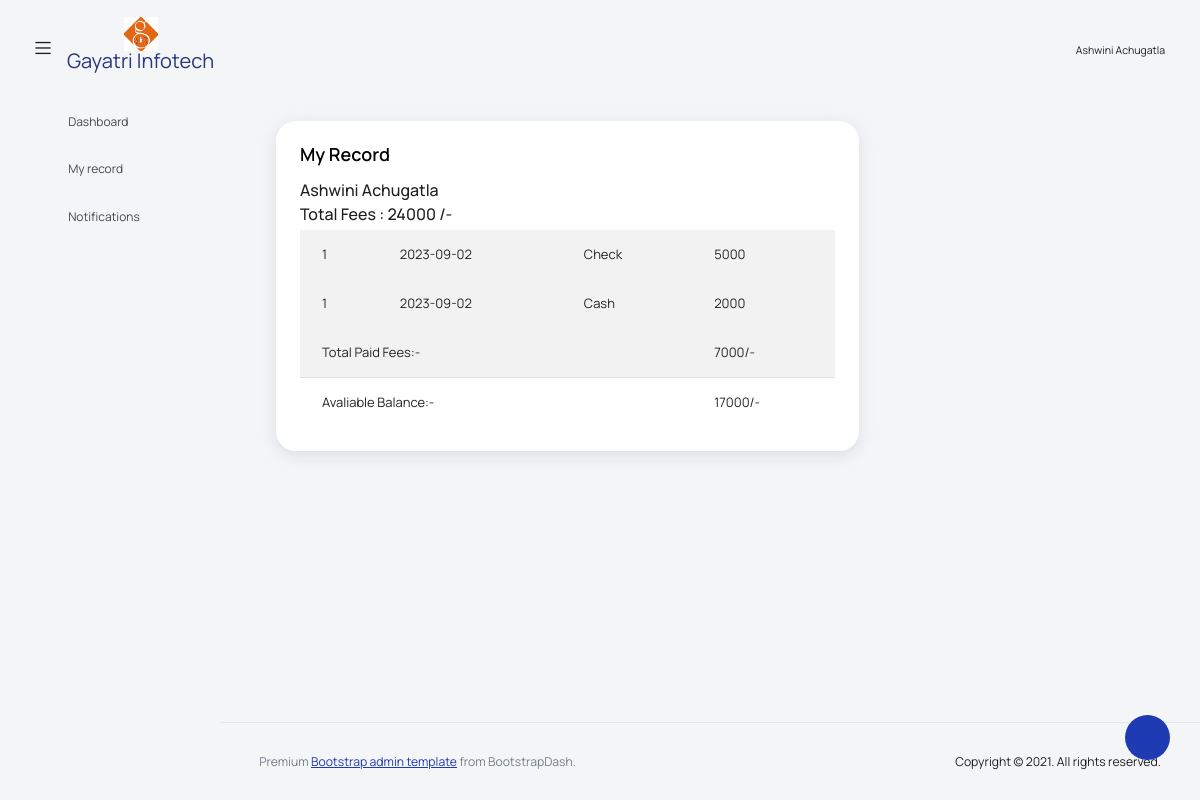
The app's page /frontend/template/pages/tables/feesdetail.php?sid=1 (signed in) with its own data.
### tables this page shows
CREATE TABLE `register` (
  `id` int(11) NOT NULL,
  `name` varchar(256) NOT NULL,
  `mobileno` bigint(10) NOT NULL,
  `email` varchar(256) NOT NULL,
  `image` varchar(255) NOT NULL,
  `password` varchar(256) NOT NULL,
  `conformpassword` varchar(256) NOT NULL,
  `coursename` varchar(256) NOT NULL
);

CREATE TABLE `feestable` (
  `id` int(11) NOT NULL,
  `sid` int(11) NOT NULL,
  `fees` int(11) NOT NULL,
  `date` date NOT NULL,
  `payment` varchar(255) NOT NULL
);

### frontend/template/pages/tables/feesdetail.php (the view, shortened to what this page needs)
<?php
$id=$_GET['sid'];
$con = mysqli_connect("localhost","root","","project");
$total = "select sum(fees) from studentdetails where sid = $id";
$totalres = mysqli_query($con,$total);
$row = mysqli_fetch_row($totalres);
$totalfees = $row[0];
$paidquery = "select sum(fees) from feestable where sid = $id";
$paidres = mysqli_query($con,$paidquery);
$paidrow = mysqli_fetch_row($paidres);
$paidfees = $paidrow[0];
$av = $totalfees - $paidfees;
?>
<!DOCTYPE html>
<html lang="en">
<head>
  <link rel="stylesheet" href="../../vendors/feather/feather.css">
  <link rel="stylesheet" href="../../vendors/mdi/css/materialdesignicons.min.css">
  <link rel="stylesheet" href="../../vendors/ti-icons/css/themify-icons.css">
  <link rel="stylesheet" href="../../vendors/typicons/typicons.css">
  <link rel="stylesheet" href="../../vendors/simple-line-icons/css/simple-line-icons.css">
  <link rel="stylesheet" href="../../vendors/css/vendor.bundle.base.css">
  <link rel="stylesheet" href="../../css/vertical-layout-light/style.css">
</head>
<body>
  <div class="container-scroller">
    <?php
      include("../../header.php");
    ?>
    <div class="container-fluid page-body-wrapper">
      <div class="theme-setting-wrapper">
        <div id="settings-trigger"><i class="ti-settings"></i></div>
      </div>
      <?php
        include("../../nav.php");
      ?>
      <div class="main-panel">
        <div class="content-wrapper">
          <div class="row">
            <?php
              $sql1="select name from register where id=$id";
              $res1=mysqli_query($con,$sql1);
              $rw1=mysqli_fetch_row($res1);
              $name=$rw1[0];
            ?>
            <div class="col-lg-8 grid-margin stretch-card">
              <div class="card">
                <div class="card-body">
                  <h4 class="card-title"> My Record</h4>
                  <div><h5><?php echo $name;?></h5></div>
                  <h5>Total Fees : <?php echo $totalfees;?> /- </h5>
                  <div class="table-responsive">
                    <table class="table table-striped">
                    <?php
                        $sql="select * from feestable where sid=$id";
                        $res=mysqli_query($con,$sql);
                        $totalpaid=0;
                        $total=0;
                        while($rw=mysqli_fetch_row($res))
                        {
                          $total += $totalpaid + $rw[2];
                    ?>
                      <tbody>
                        <tr>
                          <td>
                            <?php echo $rw[1];?>
                          </td>
                          <td>
                            <?php echo $rw[3];?>
                          </td>
                          <td>
                            <?php echo $rw[4];?>
                          </td>
                          <td>
                            <?php echo $rw[2];?>
                          </td>
                        </tr>
                      </tbody>
                      <?php
                          }
                      ?>
                        <tr>
                          <td colspan='3'>
                            Total Paid Fees:-
                          </td>
                          <td>
                            <?php echo $total;?>/-
                          </td>
                        </tr>
                        <tr>
                          <td colspan='3'>
                            Avaliable Balance:-
                          </td>
                          <td>
                            <?php echo $av;?>/-
                          </td>
                        </tr>
                    </table>
                    </div>
                </div>
              </div>
            </div>
          </div>
        </div>
        <?php
          include("../../footer.php");
        ?>
      </div>
    </div>
  </div>
</body>
</html>

### frontend/template/header.php (shortened to what this page needs)
<nav class="navbar default-layout col-lg-12 col-12 p-0 fixed-top d-flex align-items-top flex-row">
      <div class="text-center navbar-brand-wrapper d-flex align-items-center justify-content-start">
        <div class="me-3">
          <button class="navbar-toggler navbar-toggler align-self-center" type="button" data-bs-toggle="minimize">
            <span class="icon-menu"></span>
          </button>
        </div>
        <div>
          <a class="navbar-brand brand-logo" href="index.php">
            <img src="../../images/gayatri.png" alt="logo" /><p style="font-size:20px;">Gayatri Infotech</p>
          </a>
        </div>
      </div>
      <div class="navbar-menu-wrapper d-flex align-items-top">
        <ul class="navbar-nav ms-auto">
          <li class="nav-item dropdown d-none d-lg-block user-dropdown">
                <?php
                      $adminname1="";
                      if(isset($_SESSION['admin']))
                      {
                      $con=mysqli_connect("localhost","root","","project");
                      $user=$_SESSION['admin'];
                      $nm="select * from adminregister where email='$user'";
                      $result=mysqli_query($con,$nm);
                      $count=mysqli_fetch_row($result);
                      $adminname=$count[1];
                ?>
            <a class="nav-link" id="UserDropdown" href="#" data-bs-toggle="dropdown" aria-expanded="false" >
            <?php echo $adminname;?>
           </a>
            <div class="dropdown-menu dropdown-menu-right navbar-dropdown" aria-labelledby="UserDropdown">
              <a href="admineditprofile.php" class="dropdown-item"><i class="dropdown-item-icon mdi mdi-account-outline text-primary me-2"></i>Edit Profile <span class="badge badge-pill badge-danger">1</span></a>
              <a href="adminlogout.php" class="dropdown-item"><i class="dropdown-item-icon mdi mdi-power text-primary me-2"></i>Log Out</a>
              </div>
                <?php
                      }else if(isset($_SESSION['email']))
                      {
                        $con=mysqli_connect("localhost","root","","project");
                        $usermail=$_SESSION['email'];
                      $nm1="select * from register where email='$usermail'";
                      $result1=mysqli_query($con,$nm1);
                      $count1=mysqli_fetch_row($result1);
                      $adminname1=$count1[1];
                      }
                ?>
            <a class="nav-link" id="UserDropdown" href="#" data-bs-toggle="dropdown" aria-expanded="false">
            <small><i class="fa fa-envelope mr-2"></i><?php echo $adminname1;?></small>
           </a>
          </li>
        </ul>
      </div>
    </nav>

### records on screen
register: name "Ashwini Achugatla"
feestable: sid "1", date "2023-09-02", payment "Check", fees "5000"
feestable: sid "1", date "2023-09-02", payment "Cash", fees "2000"

### other values on screen
$totalfees "24000"
$total "7000"
$av "17000"
